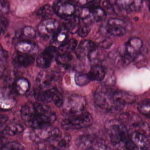
#> input picture Datasets/CRC/01_TUMOR/10009_CRC-Prim-HE-03_009.tif_Row_301_Col_151.tif, 150 x 150 px; its folder holds only this picture in this run
$ python descriptors.py   (older library calls are emulated)
#> lines starting #> are read from the running program, lines starting #| are printed output that depends on the picture
import cv2
import mahotas.features as ft
from skimage.feature import graycomatrix, graycoprops # scikit-image
from BiT import biodiversity, taxonomy # Bitdesc
import numpy as np
import glob
import os
from typing import List
import pandas as pd
# Define Haralick
def haralick(data):
    all_statistics = ft.haralick(data)
    return all_statistics
def haralick_with_mean(data):
    all_statistics = ft.haralick(data).mean(0)
    return all_statistics

# Define Bitdesc
def bitdesc(data):
    bio = biodiversity(data)
    taxo = taxonomy(data)
    all_statistics = bio + taxo
    return all_statistics

# Gray-Level Co-occurence Matrix
def glcm(data):
    glcm = graycomatrix(data, [2], [0], 256, symmetric=True, normed=True)
    diss = graycoprops(glcm, 'dissimilarity')[0,0]
    cont = graycoprops(glcm, 'contrast')[0,0]
    corr = graycoprops(glcm, 'correlation')[0,0]
    ener = graycoprops(glcm, 'energy')[0,0]
    homo = graycoprops(glcm, 'homogeneity')[0,0]
    all_statistics = [diss, cont, corr, ener, homo]
    return all_statistics

def Har_BiT_Glcm(data):
    return haralick(data) + bitdesc(data) + glcm(data)


# [5 lines of commented-out code are left out]

def process_images(image_directory, subfolders):
    #container for final set of features
    features = []
    #get list of image

    for type in subfolders:
        print(f'Current folder:{type}')
        #get list of images
        image_paths = glob.glob(os.path.join(image_directory + type, "*"))
        count = 0
         #Read each image in RGB/BGR
        for image_path in image_paths:
            img = cv2.imread(image_path)
#> img is the input picture: shape (150, 150, 3); mean B, G, R 93.1, 50.9, 109.5
             #Diviser image en R, G, B
            B, G, R = cv2.split(img)
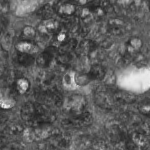
#> B: shape (150, 150); min 28, max 238, mean 93.1
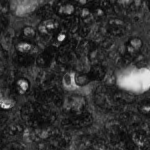
#> G: shape (150, 150); min 3, max 230, mean 50.9
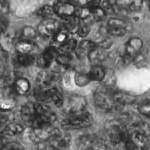
#> R: shape (150, 150); min 27, max 255, mean 109.5
            #Convertir les images en grayscale
            RGB_gray = cv2.cvtColor(img, cv2.COLOR_BGR2GRAY)
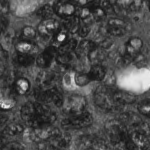
#> RGB_gray: shape (150, 150); min 15, max 236, mean 73.3
            R_gray= R
            G_gray = G
            B_gray = B
    # #Extract features haralick + BiT + glcm
            #RGB_feat = np.array(Har_BiT_Glcm(RGB_gray))
            R_feat = np.array(bitdesc(R_gray))
            G_feat = np.array(glcm(G_gray))
            B_feat = np.array(haralick_with_mean(B_gray))
            class_ = np.array([type])

            # [5 lines of commented-out code are left out]
            combined_features = np.hstack((R_feat, G_feat, B_feat, class_))
        #Append to final list
            features.append(combined_features)
            print(f'{count+1}Features extracted.... Folder -> {type}')
            count +=1

    #print(type, image_paths)
    return features

def save_to_csv(features, output_path):
    #convert to dataframe
    df = pd.DataFrame(features)
    #save to csv file
    df.to_csv(output_path, index=False)


def main():
    CRC_path = r'C:\Users\NaNa\Desktop\Ete2023\IA_2\Projetcovid\Datasets\CRC/'
    CRC_dir:List[str] = os.listdir(CRC_path)
    output_path = 'crc_h_bit_glcm_.csv'
    # #process the image
    features = process_images(CRC_path, CRC_dir)
    # #save the features to csv file
    save_to_csv(features, output_path)
if __name__ == '__main__':
    main()
#> (the call stopped at in bitdesc, `bio = biodiversity(data)`: BiT is not available in this run)

$ run again, on Datasets/CRC/02_STROMA/10093_CRC-Prim-HE-07_026.tif_Row_751_Col_451.tif
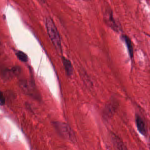
#> input picture Datasets/CRC/02_STROMA/10093_CRC-Prim-HE-07_026.tif_Row_751_Col_451.tif, 150 x 150 px
#> in process_images, img is the input picture: shape (150, 150, 3); mean B, G, R 89.7, 65.3, 174.1
#> in process_images, `B, G, R = cv2.split(img)`:
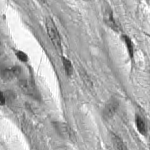
#> R: shape (150, 150); min 36, max 255, mean 174.1
#> in process_images, `RGB_gray = cv2.cvtColor(img, cv2.COLOR_BGR2GRAY)`:
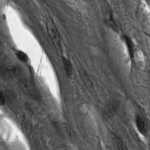
#> RGB_gray: shape (150, 150); min 18, max 245, mean 100.7

$ run again, on Datasets/CRC/01_TUMOR/1067D_CRC-Prim-HE-07_007.tif_Row_1_Col_151.tif
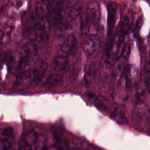
#> input picture Datasets/CRC/01_TUMOR/1067D_CRC-Prim-HE-07_007.tif_Row_1_Col_151.tif, 150 x 150 px
#> in process_images, img is the input picture: shape (150, 150, 3); mean B, G, R 99.2, 66.7, 121.3
#> in process_images, `B, G, R = cv2.split(img)`:
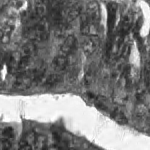
#> R: shape (150, 150); min 29, max 255, mean 121.3
#> in process_images, `RGB_gray = cv2.cvtColor(img, cv2.COLOR_BGR2GRAY)`:
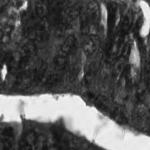
#> RGB_gray: shape (150, 150); min 15, max 252, mean 86.7
